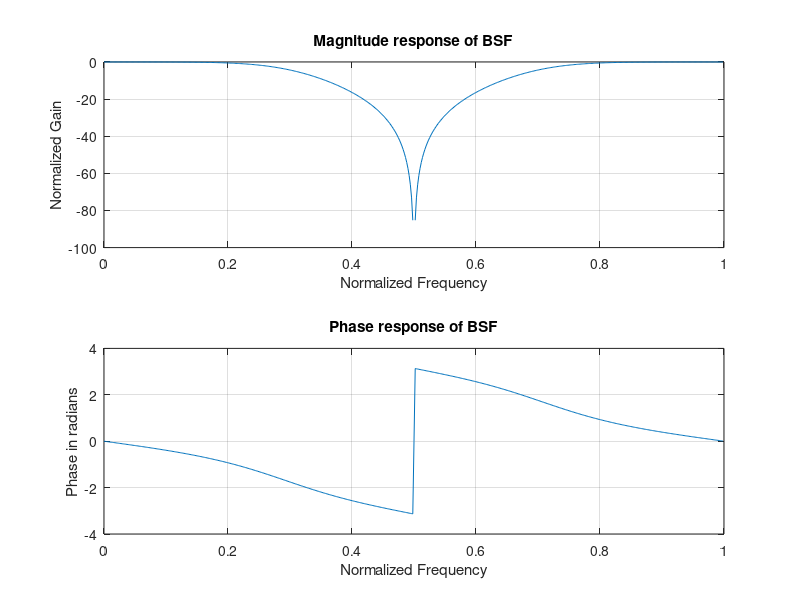

Write MATLAB code to recreate this figure.
%butterworth BSF filter

alphaP=2;%passband attenuation
alphaS=20;%stopband attenuation
wp=[0.3 0.7];%passband frequency
ws=[0.1 0.9];%stopband frequency
[n,wn]=buttord(wp,ws,alphaP,alphaS);
[b,a]=butter(n,wn,'stop');
w=0:0.01:pi;
[h,ph]=freqz(b,a);
m=20*log10(abs(h));
subplot(2,1,1)
plot(ph/pi,m)
grid on;
xlabel('Normalized Frequency');
ylabel('Normalized Gain');
title('Magnitude response of BSF');
subplot(2,1,2)
plot(ph/pi,angle(h));
grid on;
xlabel('Normalized Frequency');
ylabel('Phase in radians');
title('Phase response of BSF');
